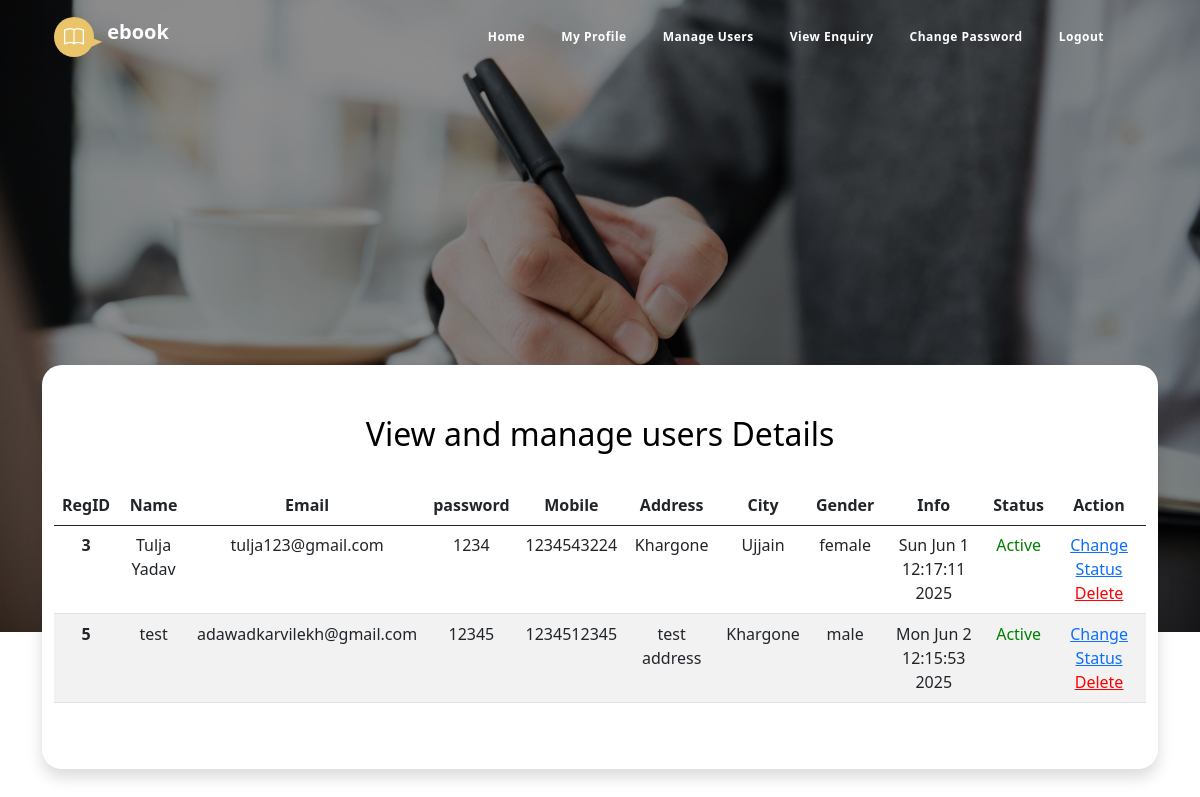
The page /manageusers/ on the database its author committed.
### ebook/models.py (models this page shows)
class Register(models.Model):
    regid=models.AutoField(primary_key=True)
    name=models.CharField(max_length=50)
    email=models.CharField(max_length=50,unique=True)
    password=models.CharField(max_length=15)
    mobile=models.CharField(max_length=15)
    address=models.CharField(max_length=500)
    city=models.CharField(max_length=20)
    gender=models.CharField(max_length=10)
    status=models.IntegerField()
    role=models.CharField(max_length=10)
    info=models.CharField(max_length=50)

### ebook/views.py (the view)
# urls.py: path('manageusers/', views.manageusers),
def manageusers(request):
    userDetails=models.Register.objects.filter(role="user")
    return render(request, "manageusers.html", {"userDetails" : userDetails})

### ebook/templates/manageusers.html (shortened to what this page needs)
{% load static %} {% include "adminheader.html" %}
{% include "adminnav.html" %}
<link
  href="https://cdn.jsdelivr.net/npm/bootstrap@5.0.2/dist/css/bootstrap.min.css"
  rel="stylesheet"
>
<section class="hero-section d-flex justify-content-center align-items-center"
      id="section_1">
      <div class="container">
    <div class="row">
      <div class="col-lg-200 col-200 mx-auto custom-form ebook-download-form bg-white shadow text-center mb-5">
<center><h2>View and manage users Details</h2></br></center>
<table class="table table-striped table-hover">
<thead>
<tr>
<th scope="col">RegID</th>
<th scope="col">Name</th>
<th scope="col">Email</th>
<th scope="col">password</th>
<th scope="col">Mobile</th>
<th scope="col">Address</th>
<th scope="col">City</th>
<th scope="col">Gender</th>
<th scope="col">Info</th>
<th scope="col">Status</th>
<th scope="col">Action</th>
</tr>
  </thead>
  <tbody>
    <tr>
{% for row in userDetails %}
<tr>
<th scope="col">{{row.regid}}</th>
<td>{{row.name}}</td>
<td>{{row.email}}</td>
<td>{{row.password}}</td>
<td>{{row.mobile}}</td>
<td>{{row.address}}</td>
<td>{{row.city}}</td>
<td>{{row.gender}}</td>
<td>{{row.info}}</td>
<td>
{% if row.status %}
<font color="green">Active</font>
{% else %}
<font color="orange">InActive</font>
{% endif %}
</td>
<td>
{% if row.status %}
<a href="/manageuserstatus/?s=inactive&regid={{row.regid}}">Change Status</a>
{% else %}
<a href="/manageuserstatus/?s=active&regid={{row.regid}}">Change Status</a>
{% endif %}
<a href="/manageuserstatus/?s=delete&regid={{row.regid}}" style="color:red;">Delete</a>
</td>
</tr>
{% endfor %}
</tr>
</tbody>
</table>
      </div>
    </div>
  </div>
</section>

### ebook/static/css/templatemo-ebook-landing.css (style rules this page uses)
:root { --white-color: #ffffff; --primary-color: #E76F51; --secondary-color: #E9C46A; --section-bg-color: #f0f8ff; --custom-btn-bg-color: #F4A261; --custom-btn-bg-hover-color: #E76F51; --dark-color: #000000; --p-color: #717275; --link-hover-color: #E76F51; --body-font-family: 'Unbounded', sans-serif; --h1-font-size: 42px; --h2-font-size: 36px; --h3-font-size: 28px; --h4-font-size: 24px; --h5-font-size: 22px; --h6-font-size: 20px; --p-font-size: 16px; --menu-font-size: 12px; --btn-font-size: 14px; --copyright-font-size: 14px; --border-radius-large: 100px; --border-radius-medium: 20px; --border-radius-small: 10px; --font-weight-light: 300; --font-weight-normal: 400; --font-weight-semibold: 600; --font-weight-bold: 700; }
h2, h3, h4, h5, h6 { color: var(--dark-color); }
h1, h2, h3, h4, h5, h6 { font-weight: var(--font-weight-semibold); }
h2 { font-size: var(--h2-font-size); font-weight: var(--font-weight-bold); }
a, button { touch-action: manipulation; transition: all 0.3s; }
a { display: inline-block; color: var(--primary-color); text-decoration: none; }
.hero-section { background-image: url('../images/businessman-sitting-by-table-cafe.jpg'); background-repeat: no-repeat; background-size: cover; background-position: center; position: relative; padding-top: 50px; }
.hero-section::after { content: ""; position: absolute; top: 0; right: 0; bottom: 0; left: 0; pointer-events: none; background-color: rgba(0, 0, 0, 0.45); }
.hero-section .row { position: relative; z-index: 22; top: 100px; }
@media screen and (min-width: 991px) { .hero-section { height: calc(90vh - 88px); padding-top: 350px; } }
.ebook-download-form { border-radius: var(--border-radius-medium); position: relative; z-index: 2; padding: 50px; }

### rows shown on the page
Register: regid "3", name "Tulja Yadav", email "tulja123@gmail.com", password "1234", mobile "1234543224", address "Khargone", city "Ujjain", gender "female", info "Sun Jun 1 12:17:11 2025", status "Active"
Register: regid "5", name "test", email "adawadkarvilekh@gmail.com", password "12345", mobile "1234512345", address "test address", city "Khargone", gender "male", info "Mon Jun 2 12:15:53 2025", status "Active"
